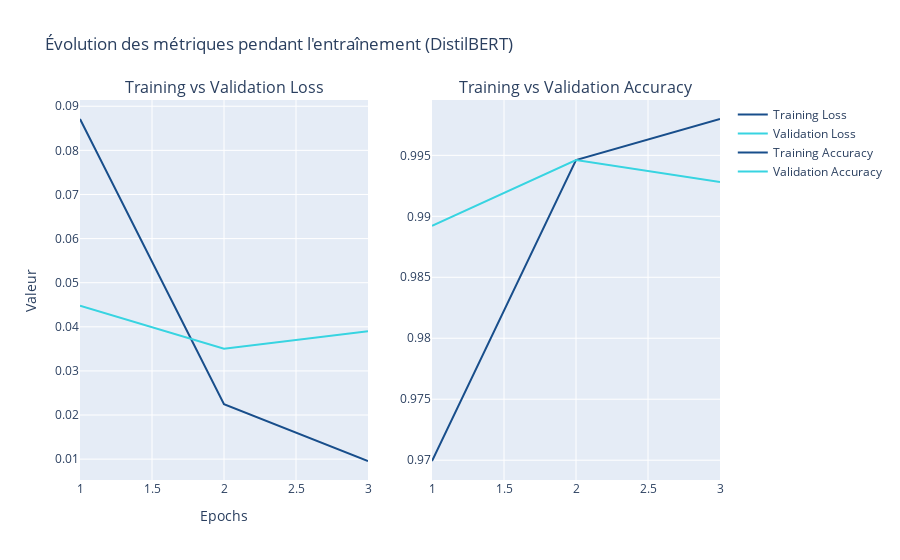

Notebook code for this chart:
### Markdown cell above
### 5. Visualisation des performances

### Code cell
# Visualisation des courbes de Loss et d'Accuracy

epochs_range = list(range(1, len(history_bert["train_loss"]) + 1))

# Création des sous-graphes : 1 ligne, 2 colonnes
fig = make_subplots(
    rows=1, cols=2,
    subplot_titles=("Training vs Validation Loss", "Training vs Validation Accuracy")
)

# --- Graphe Loss ---
fig.add_trace(go.Scatter(
    x=epochs_range, y=history_bert["train_loss"],
    name="Training Loss", mode="lines",
    line=dict(color='#184e8b')
), row=1, col=1)

fig.add_trace(go.Scatter(
    x=epochs_range, y=history_bert["val_loss"],
    name="Validation Loss", mode="lines",
    line=dict(color='#37d4e1')
), row=1, col=1)

# --- Graphe Accuracy ---
fig.add_trace(go.Scatter(
    x=epochs_range, y=history_bert["train_acc"],
    name="Training Accuracy", mode="lines",
    line=dict(color='#184e8b')
), row=1, col=2)

fig.add_trace(go.Scatter(
    x=epochs_range, y=history_bert["val_acc"],
    name="Validation Accuracy", mode="lines",
    line=dict(color='#37d4e1')
), row=1, col=2)

# Mise en forme
fig.update_layout(
    title="Évolution des métriques pendant l'entraînement (DistilBERT)",
    xaxis_title="Epochs",
    yaxis_title="Valeur",
    showlegend=True
)

fig.show()

### Figure 1 — Plotly figure (JSON) as saved in the notebook; plotly's stock layout.template omitted (floating-point values rounded to 4 significant figures)
{"data": [{"line": {"color": "#184e8b"}, "mode": "lines", "name": "Training Loss", "type": "scatter", "x": [1, 2, 3], "xaxis": "x", "y": [0.08711, 0.02245, 0.009581], "yaxis": "y"}, {"line": {"color": "#37d4e1"}, "mode": "lines", "name": "Validation Loss", "type": "scatter", "x": [1, 2, 3], "xaxis": "x", "y": [0.04477, 0.03505, 0.03902], "yaxis": "y"}, {"line": {"color": "#184e8b"}, "mode": "lines", "name": "Training Accuracy", "type": "scatter", "x": [1, 2, 3], "xaxis": "x2", "y": [0.9699, 0.9946, 0.998], "yaxis": "y2"}, {"line": {"color": "#37d4e1"}, "mode": "lines", "name": "Validation Accuracy", "type": "scatter", "x": [1, 2, 3], "xaxis": "x2", "y": [0.9892, 0.9946, 0.9928], "yaxis": "y2"}], "layout": {"annotations": [{"font": {"size": 16}, "showarrow": false, "text": "Training vs Validation Loss", "x": 0.225, "xanchor": "center", "xref": "paper", "y": 1, "yanchor": "bottom", "yref": "paper"}, {"font": {"size": 16}, "showarrow": false, "text": "Training vs Validation Accuracy", "x": 0.775, "xanchor": "center", "xref": "paper", "y": 1, "yanchor": "bottom", "yref": "paper"}], "showlegend": true, "title": {"text": "Évolution des métriques pendant l'entraînement (DistilBERT)"}, "xaxis": {"anchor": "y", "domain": [0, 0.45], "title": {"text": "Epochs"}}, "xaxis2": {"anchor": "y2", "domain": [0.55, 1]}, "yaxis": {"anchor": "x", "domain": [0, 1], "title": {"text": "Valeur"}}, "yaxis2": {"anchor": "x2", "domain": [0, 1]}}}
